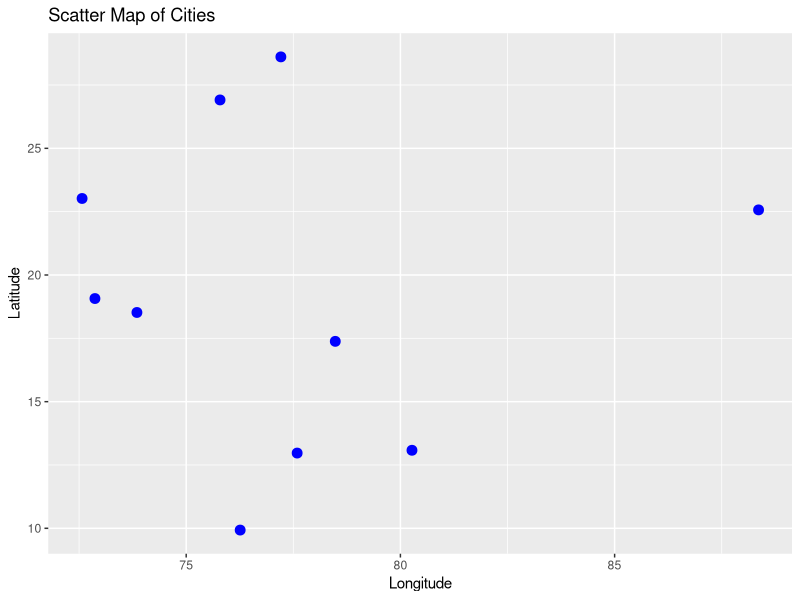
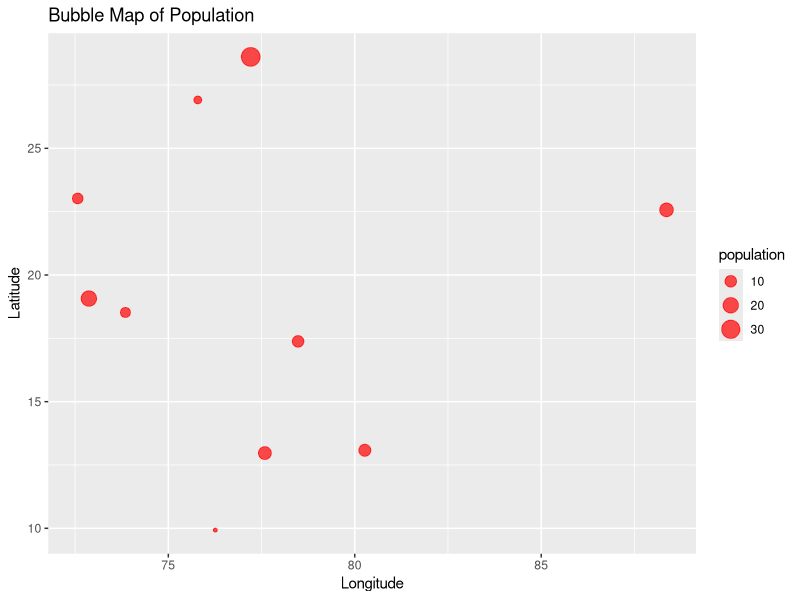
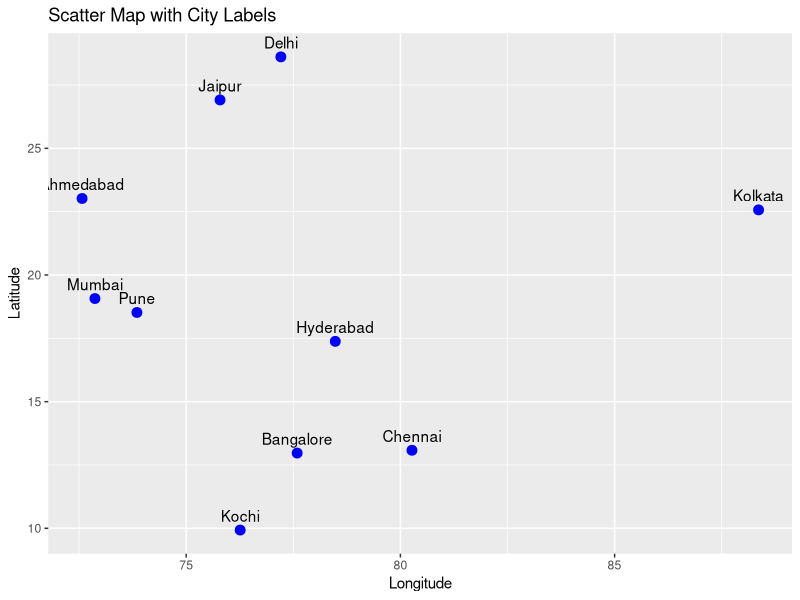
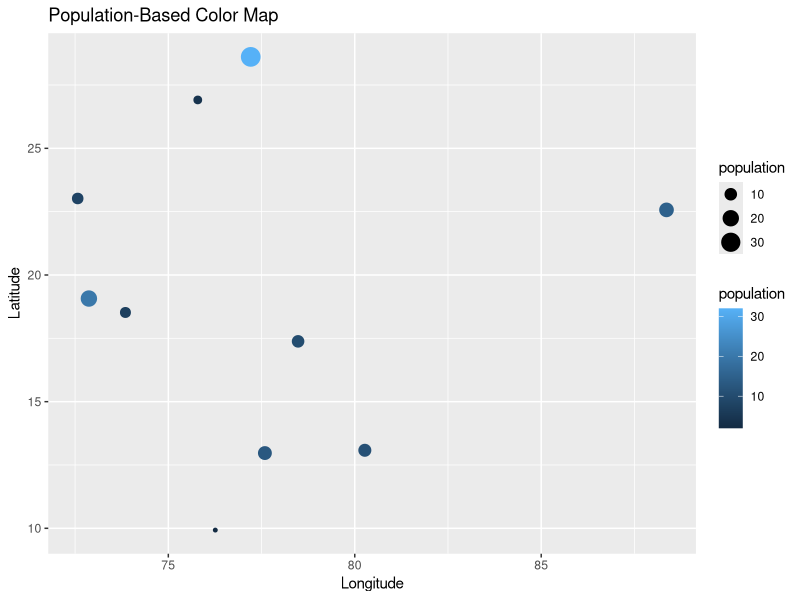

Generate these figures, in order, with R:
# Load library
library(ggplot2)

# Create dataset
city <- c("Chennai","Bangalore","Hyderabad","Mumbai","Delhi",
          "Pune","Kolkata","Ahmedabad","Jaipur","Kochi")

latitude <- c(13.08,12.97,17.38,19.07,28.61,
              18.52,22.57,23.02,26.91,9.93)

longitude <- c(80.27,77.59,78.48,72.87,77.21,
               73.85,88.36,72.57,75.79,76.26)

population <- c(11,13,10,20,32,7,15,8,4,2)

data <- data.frame(city, latitude, longitude, population)

# -------------------------------
# Q1. Scatter Map
# -------------------------------
ggplot(data, aes(x = longitude, y = latitude)) +
  geom_point(color = "blue", size = 3) +
  ggtitle("Scatter Map of Cities") +
  xlab("Longitude") +
  ylab("Latitude")

# -------------------------------
# Q2. Bubble Map
# -------------------------------
ggplot(data, aes(x = longitude, y = latitude, size = population)) +
  geom_point(color = "red", alpha = 0.7) +
  ggtitle("Bubble Map of Population") +
  xlab("Longitude") +
  ylab("Latitude")

# -------------------------------
# Q3. Scatter Map with City Labels
# -------------------------------
ggplot(data, aes(x = longitude, y = latitude)) +
  geom_point(color = "blue", size = 3) +
  geom_text(aes(label = city), vjust = -0.7) +
  ggtitle("Scatter Map with City Labels") +
  xlab("Longitude") +
  ylab("Latitude")

# -------------------------------
# Q4. Bubble Map with Different Colors
# -------------------------------
ggplot(data, aes(x = longitude, y = latitude,
                 size = population,
                 color = population)) +
  geom_point() +
  ggtitle("Population-Based Color Map") +
  xlab("Longitude") +
  ylab("Latitude")

# -------------------------------
# Q5. City with Highest Population
# -------------------------------
highest <- data[which.max(data$population), ]
print(highest)
